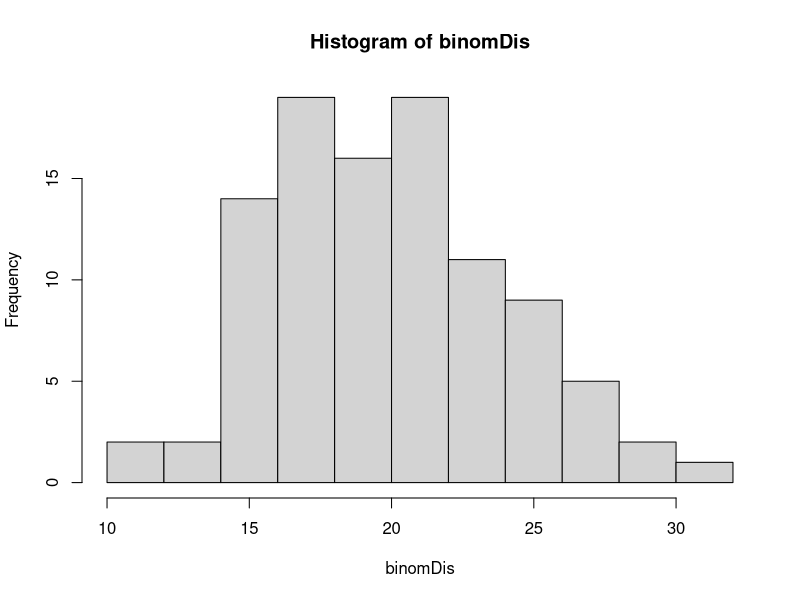
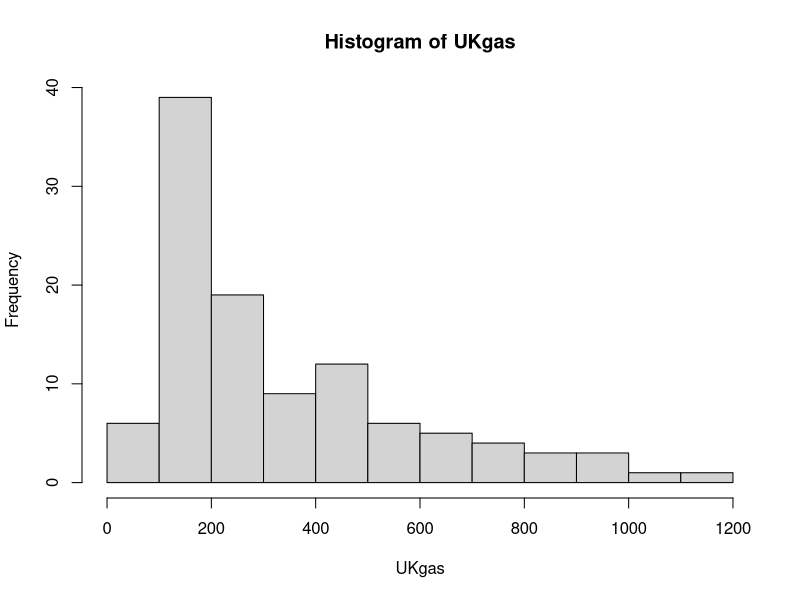

R code for these plots, in order:

#2.R code for Binomial Distribution: 
set.seed(120)
binomDis<-rbinom(100,100,0.2)
hist(binomDis)
mean(binomDis)
  #[1] 20.35
sd(binomDis)
  #[1] 4.063573



#3. Data for US arrests 
data("USArrests")
head(USArrests)
  #List of variables: Murder, Assaults, UrbanPop, Rape
summary(USArrests)


#4. Dataset for the UkGas.  
data("UKgas")
#review
summary(UKgas)
#create histogram
hist(UKgas)




